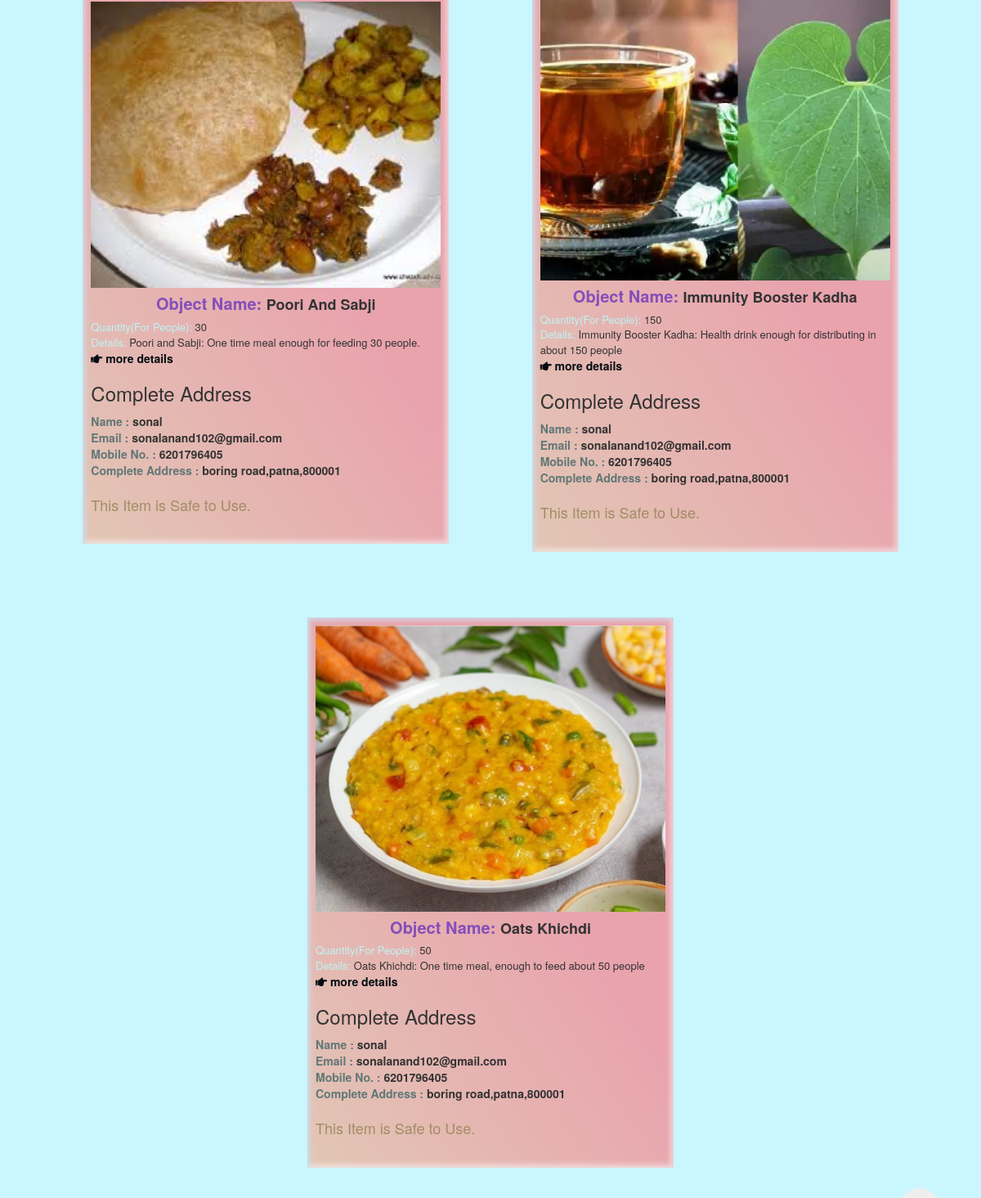
Before: / (middle part) with the older database file.
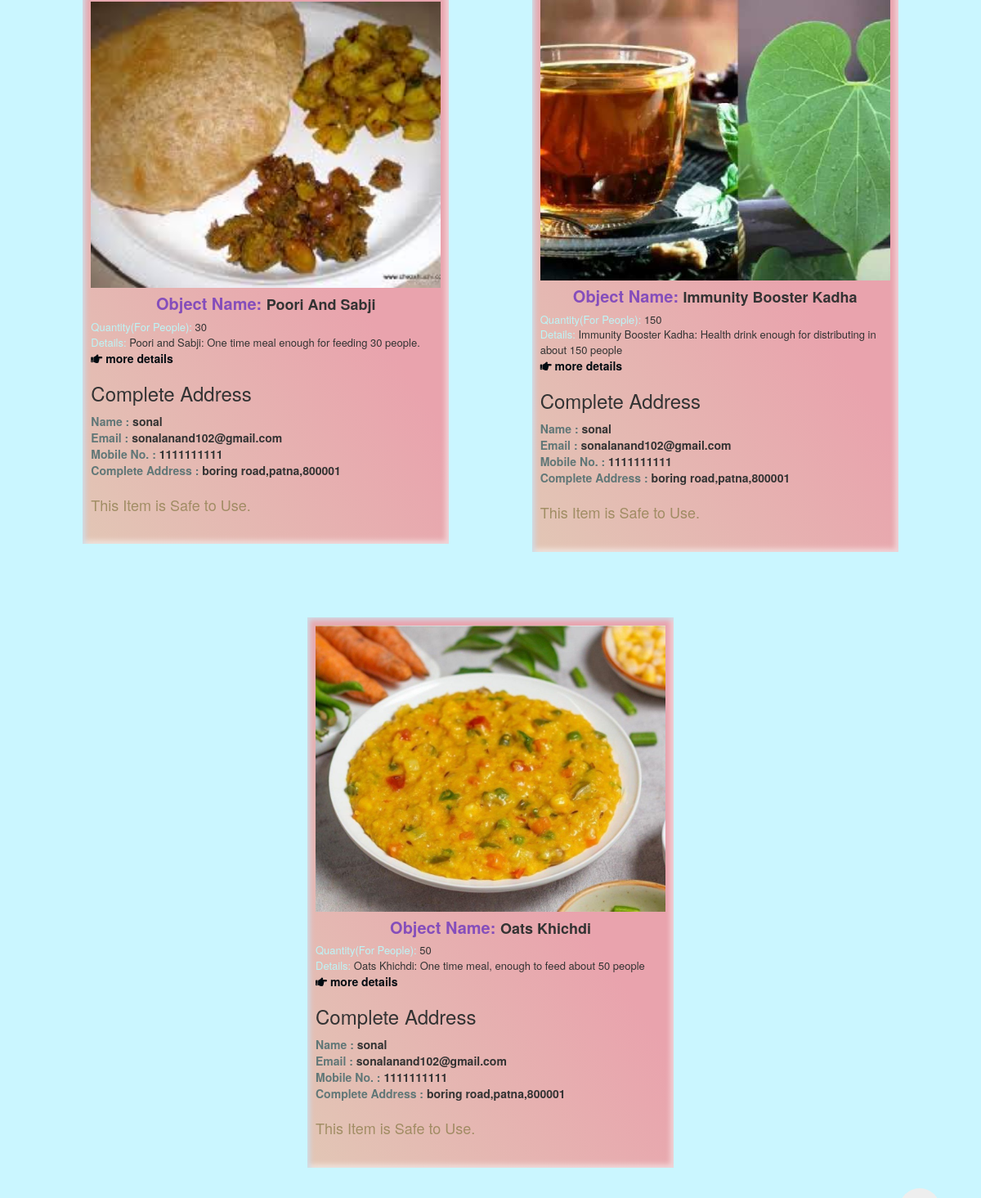
After: the same page with the newer database file.
### tables this page shows
CREATE TABLE `posts` (
  `id` int(11) NOT NULL,
  `user_id` int(11) NOT NULL,
  `dType_id` int(11) NOT NULL,
  `objectName` varchar(255) NOT NULL,
  `objectImg` blob NOT NULL,
  `quantity` int(11) NOT NULL,
  `shrt_desc` mediumtext NOT NULL,
  `comp_desc` longtext NOT NULL,
  `status` int(11) NOT NULL DEFAULT 1,
  `createdAt` timestamp NOT NULL DEFAULT current_timestamp(),
  `duration` varchar(10) NOT NULL
);

CREATE TABLE `registeredusers` (
  `id` int(11) NOT NULL,
  `name` varchar(255) NOT NULL,
  `emailId` varchar(255) NOT NULL,
  `phone` bigint(20) NOT NULL,
  `pswd` varchar(255) NOT NULL,
  `status` int(11) NOT NULL DEFAULT 1,
  `createdAt` timestamp NOT NULL DEFAULT current_timestamp()
);

CREATE TABLE `userdetails` (
  `id` int(11) NOT NULL,
  `userId` int(11) NOT NULL,
  `profilePic` blob NOT NULL,
  `alt_phn_no` bigint(20) NOT NULL,
  `pincode` bigint(20) NOT NULL,
  `city` varchar(255) NOT NULL,
  `state` varchar(255) NOT NULL,
  `address` varchar(255) NOT NULL,
  `area` varchar(255) NOT NULL,
  `landMark` varchar(255) NOT NULL,
  `createdAt` timestamp NOT NULL DEFAULT current_timestamp() ON UPDATE current_timestamp(),
  `status` int(11) NOT NULL DEFAULT 1
);

### index.php (the view, shortened to what this page needs)
<?php
include('assets/mainHeader.php');
?>
<div class="container">
    <div class="landing-text">
        <h1><b>Bits and Pieces<b></h1>
    </div>
    <div class="post">
        <div class="cards">
            <?php
            $selData = "SELECT * FROM `posts`";
            $dataQ = mysqli_query($conn, $selData);
            while ($row = mysqli_fetch_array($dataQ)) {
                $objectName = $row['objectName'];
                $objectImgPath = "images/posts/" . $row['objectImg'];
                $shrt_desc = $row['shrt_desc'];
                $quantity =$row['quantity'];
                $user_id = $row['user_id'];
                $dType_id = $row['dType_id'];
                $userSql = "SELECT * FROM `registeredusers` WHERE id='$user_id'";
                $userQ = mysqli_query($conn, $userSql);
                $detail = mysqli_fetch_assoc($userQ);
                $userAddSql = "SELECT * FROM `userdetails` WHERE userId='$user_id'";
                $userAddQ = mysqli_query($conn, $userAddSql);
                $addDetail = mysqli_fetch_assoc($userAddQ);
                $dTypeSql = "SELECT * FROM `donationtype` WHERE id='$dType_id'";
                $dTypeQ = mysqli_query($conn, $dTypeSql);
                $dTypeDetail = mysqli_fetch_assoc($dTypeQ);
                if ($dTypeDetail['dType'] == "Food") {
            ?>
            <div class="card" data-aos="zoom-in-down" data-aos-delay="100" data-aos-duration="1500"
                data-aos-offset="400">
                <div class="card-item">
                    <div class="card-image"><img src="<?php echo $objectImgPath; ?>" style="height:350px" alt=""></div>
                    <div class="card-content">
                        <div class="card-title"><span>Object Name: </span><?php echo $objectName; ?></div>
                        <div class="card-text"><span>Quantity(for people): </span>
                            <?php echo $quantity; ?>
                        </div>
                        <div class="card-text"><span>details: </span>
                            <?php echo $shrt_desc; ?>
                        </div>
                        <a href="food_details.php?id=<?php echo $row['id']; ?>"><i class="fa fa-hand-point-right"></i>
                            more details</a><br>
                        <h3>Complete Address</h3>
                        <div class="card-name"><span>Name : </span><?php echo $detail['name']; ?></div>
                        <div class="card-email"><span>Email : </span><?php echo $detail['emailId']; ?></div>
                        <div class="card-number"><span>Mobile No. : </span><?php echo $detail['phone']; ?></div>
                        <div class="card-address"><span>Complete Address :
                            </span><?php echo $addDetail['address'] . "," . $addDetail['pincode']; ?></div>
                        <br>
                    </div>
                </div>
                <div>
                    <p id="response">
                    This Item is Safe to Use.
                    </p>
                </div>
            </div>
            <?php }
            } ?>
        </div>
    </div>
</div>
<?php
include('assets/footer.php');
?>

Changed rows visible on the page:
changed through a linked row, posts "Poori And Sabji": user.phone "6201796405" → "1111111111"
changed through a linked row, posts "Immunity Booster Kadha": user.phone "6201796405" → "1111111111"
changed through a linked row, posts "Oats Khichdi": user.phone "6201796405" → "1111111111"
